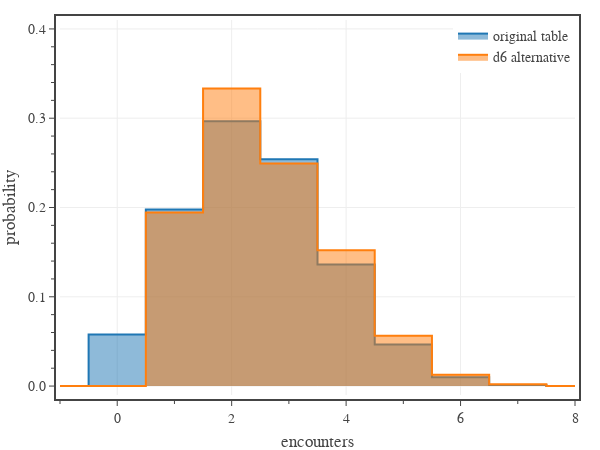

This figure's notebook cell:
### Code cell
# Unused figure: Compares the probability distribution for a d6 approximate table with that of the original table.
# create figure
fig = go.Figure(
    layout=go.Layout(
        template=tfb.FIG_TEMPLATE,
        xaxis=dict(
            title_text='encounters',
            range=[-1, 8],
            tick0=0, dtick=2,
            minor=dict(tick0=0, dtick=1),
        ),
        yaxis=dict(
            title_text='probability',
            range=[-0.01,0.41],
            tickformat='.1f',
            tick0=0, dtick=0.1,
            minor=dict(tick0=0, dtick=0.02),
        ),
        legend=dict(
            xanchor='right', yanchor='top',
            x=1.00, y=1.00,
            orientation='v',
            tracegroupgap=0,
        )
    )
)

travel_days = 8
p_enc = 0.3
p_non = 0.7

# original table
d = Die({0: 7, 1: 3})
rolls = days @ d
keys = list(range(-1, days+2))

fig.add_trace(go.Scatter(
    x=keys,
    y=[rolls.probability(k) for k in keys],
    name=f'original table',
    #line_color=COLOR_LIST[i],
    line_shape='hvh',
    fill='tozeroy',
    mode='lines',
    #hoveron='points',
    hovertemplate=
        f'<b>{days} days</b><br>'+
        'encounters %{x:.0f}<br>'+
        'probability %{y:.1%}<extra></extra>',
))


# alternative encounter table
die_size = 6
d_dict = convert_die(die_size, p_enc)
d = Die(d_dict)
probs = []
last_prob = 0
encounters = list(range(-1, travel_days + 1))
for enc in encounters:
    rolls = (enc+1) @ d
    rolls = rolls.clip(0, 9)
    probs += [rolls.probability(9) - last_prob]
    last_prob = rolls.probability(9)

fig.add_trace(go.Scatter(
    x=np.array(encounters),
    y=np.array(probs),
    name=f'd{die_size} alternative',
    line_shape='hvh',
    fill='tozeroy',
    mode='lines',
    hovertemplate=
        f'<b>d{die_size}</b><br>'+
        'encounters %{x:.0f}<br>'+
        'probability %{y:.1%}<extra></extra>',
))


# show figure
fig.update_layout(width=600, height=450)
fig.show(config=tfb.FIG_CONFIG)

# save figures
if SAVEFIGS and False:
    fig.update_layout(autosize=True, width=None, height=None)
    tfb.save_fig_html(fig, format='large', name=f'./fig-example-d{die_size}-encounter-distribution-large')
    tfb.save_fig_html(fig, format='small', name=f'./fig-example-d{die_size}-encounter-distribution-small')

# save tables
if SAVETABS and False:
    df = construct_dataframe(d_dict)
    df.to_html(
        f'./tab-alt-d{die_size}.html', 
        columns=[f'1d{die_size}','Days'],
        index=False, 
        classes='wide', 
        border=0,
    )

### Figure 1 — Plotly figure (JSON) as saved in the notebook; plotly's stock layout.template omitted (floating-point values rounded to 4 significant figures)
{"data": [{"fill": "tozeroy", "hovertemplate": "<b>8 days</b><br>encounters %{x:.0f}<br>probability %{y:.1%}<extra></extra>", "line": {"shape": "hvh"}, "mode": "lines", "name": "original table", "type": "scatter", "x": [-1, 0, 1, 2, 3, 4, 5, 6, 7, 8, 9], "y": [0, 0.05765, 0.1977, 0.2965, 0.2541, 0.1361, 0.04668, 0.01, 0.001225, 6.561e-05, 0]}, {"fill": "tozeroy", "hovertemplate": "<b>d6</b><br>encounters %{x:.0f}<br>probability %{y:.1%}<extra></extra>", "line": {"shape": "hvh"}, "mode": "lines", "name": "d6 alternative", "type": "scatter", "x": [-1, 0, 1, 2, 3, 4, 5, 6, 7, 8], "y": [0, 0, 0.1944, 0.3333, 0.2492, 0.152, 0.05624, 0.01269, 0.001905, 0.0001524]}], "layout": {"height": 450, "legend": {"orientation": "v", "tracegroupgap": 0, "x": 1, "xanchor": "right", "y": 1, "yanchor": "top"}, "width": 600, "xaxis": {"dtick": 2, "minor": {"dtick": 1, "tick0": 0}, "range": [-1, 8], "tick0": 0, "title": {"text": "encounters"}}, "yaxis": {"dtick": 0.1, "minor": {"dtick": 0.02, "tick0": 0}, "range": [-0.01, 0.41], "tick0": 0, "tickformat": ".1f", "title": {"text": "probability"}}}}
